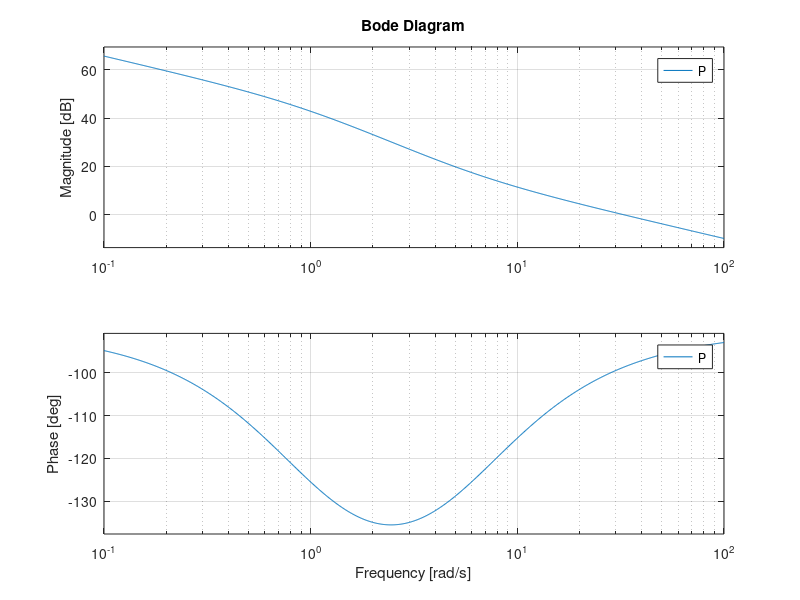

This figure's MATLAB source:

N=14;
kdrv = 0.6;
kt =7.68e-3;
Ra=2.6;
Rs=0.5;
Req = Ra + Rs;
Bm=0;
Bl=0;
Beq = Bm +Bl/N^2;
Jm=3.90e-7;
Jl= 1.4e-6 + 3.0e-5; 
Jeq = Jm + Jl/N^2;
ke=7.68e-3;
km = kdrv*kt/(Req*Beq + kt*ke);
Tm =Req*Jeq/(Req*Beq + kt*ke);


s=tf('s');
P =1/N*km/(Tm *(s + 1))*(1/s)*(1+s/6.0);

bode(P);
grid on;